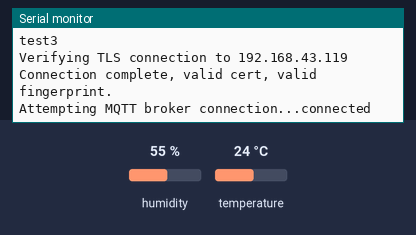
The sketch below on a simulated ESP8266 (NodeMCU). Parts: the last lines printed to the serial monitor. The inputs (shaded band) are chosen by the test bench; at power-on: humidity 55 %, temperature 24 °C. WiFi joins after 1.5 s; servers stay silent unless stated; no MQTT or app messages arrive unless stated.

Above: at 4.9 s.
5.0 s: humidity set to 22 %
At 6.6 s:
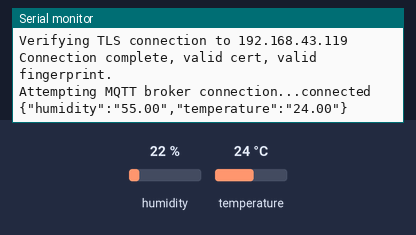
9.3 s: temperature set to 12 °C
At 10.3 s:
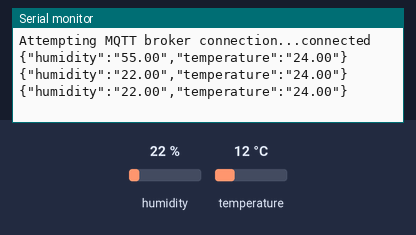
12.0 s: humidity set to 40 %
At 12.0 s:
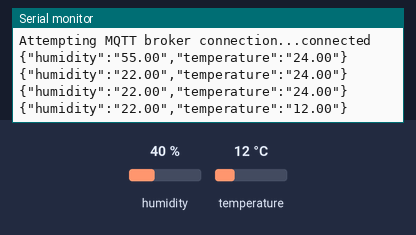
Timing chart, 0 to 15.0 s (numbered marks = the images above; inputs shaded):
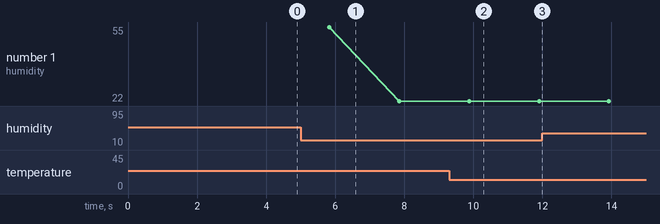

Measured:
- plotted number 1: 22 → 40 after the input at 12.0 s

The sketch:

dht_json_mqtt_23-july.ino
```cpp
#include <ESP8266WiFi.h>
#include <PubSubClient.h>
#include <ArduinoJson.h>


#include "DHT.h"        // including the library of DHT11 temperature and humidity sensor
#define DHTTYPE DHT11   // DHT 11
#define dht_dpin D4
DHT dht(dht_dpin, DHTTYPE);


#define SERIAL_DEBUG

const char caCert[] PROGMEM = R"EOF(
-----BEGIN EC PRIVATE KEY-----
MIHcAgEBBEIB9XIF0flLcjauBZbIpjq0l7c1fDwuMsoBltzibNuhLZcoeFlpuF4t
ZGC4dAdfqdFcfo25hw4Qr+iIaeNLm/hS2xGgBwYFK4EEACOhgYkDgYYABACstLK4
eKApdOYUl0vy2x10311lzQ4taOW77Y0LmRQ1p1tj7luh5Bvm2GFFbQNaM/dyk44K
TVmg0VEq0510blsHVAAeD2dXZPy3F9YEzIwCfTeO+5csMpCsrigi5ryXI2UXSnvX
933F4LoZwnuWYzsA8Ze1cWJz98LmrT6d2kDzHpNWMQ==
-----END EC PRIVATE KEY-----
)EOF";

const uint8_t mqttCertFingerprint[] = {0xAE,0x8F,0x15,0x77,0xA4,0x6C,0xD0,0x01,0x18,0x7E,0xE7,0x9A,0x16,0xED,0xF6,0x43,0xCD,0xDD,0x9B,0xC4};

X509List caCertX509(caCert);
WiFiClientSecure espClient;
PubSubClient mqttClient(espClient);

long lastMsg = 0;
char msg[50];
int value = 0;

String clientId = "ESP8266Client-";
//#ifdef TLS_DEBUG
/* verifytls()
 *  Test WiFiClientSecure connection using supplied cert and fingerprint
 */
bool verifytls() {
  Serial.println("test3");
bool success = false;

#ifdef SERIAL_DEBUG
  Serial.print("Verifying TLS connection to ");
  Serial.println("192.168.43.119");
#endif

  success = espClient.connect("192.168.43.119", 12345);

#ifdef SERIAL_DEBUG
  if (success) {
    Serial.println("Connection complete, valid cert, valid fingerprint.");
  }
  else {
    Serial.println("Connection failed!");
  }
#endif

  return (success);
}
//#endif


void reconnect() {
  /* Loop until we're reconnected */
  while (!mqttClient.connected()) {
#ifdef SERIAL_DEBUG
    Serial.print("Attempting MQTT broker connection...");
#endif
    /* Attempt to connect */
    if (mqttClient.connect(clientId.c_str())) {
#ifdef SERIAL_DEBUG
      Serial.println("connected");
#endif
      /* Once connected, resubscribe */
      mqttClient.subscribe("abc");
    }
    else {
#ifdef SERIAL_DEBUG
      Serial.print("Failed, rc=");
      Serial.print(mqttClient.state());
      Serial.println(". Trying again in 5 seconds...");
#endif
      /* Wait 5 seconds between retries */
      delay(5000);
    }
  }
}


void setup()
{


   dht.begin();
  Serial.begin(9600);
  Serial.println("Humidity and temperature\n\n");
   delay(2000);

   /* Set board's GPIO pins as an outputs */

#ifdef SERIAL_DEBUG
  /* Initialize serial output for debug */
  Serial.setDebugOutput(true);
  //Serial.begin(9600, SERIAL_8N1);
  Serial.println();
#endif

  /*  Connect to local WiFi access point */
  WiFi.mode(WIFI_STA);
  WiFi.begin("ASUS", "12345678");

#ifdef SERIAL_DEBUG
  Serial.print("Connecting");
#endif
  while (WiFi.status() != WL_CONNECTED)
  {
    delay(500);
#ifdef SERIAL_DEBUG
    Serial.print(".");
#endif
  }
#ifdef SERIAL_DEBUG
  /* When WiFi connection is complete, debug log connection info */
  Serial.println();
  Serial.print("Connected, IP address: ");
  Serial.println(WiFi.localIP());
#endif
espClient.setTrustAnchors(&caCertX509);
espClient.allowSelfSignedCerts();
espClient.setFingerprint(mqttCertFingerprint);
//#ifdef TLS_DEBUG
verifytls();

//#endif
mqttClient.setServer("192.168.43.119",12345);

}

void loop()
{
  /* Main loop. Attempt to re-connect to MQTT broker if connection drops, and service the mqttClient task. */
  if(!mqttClient.connected()) {
    reconnect();
  }
  mqttClient.loop();
    long now = millis();

    float h = dht.readHumidity();
    float t = dht.readTemperature();
    delay(2000);


  String hum= String(h);
  String temp= String(t);


  StaticJsonBuffer<300> JSONbuffer;
  JsonObject& JSONencoder = JSONbuffer.createObject();
  //JSONencoder["idx"] = 11;
  JSONencoder["humidity"] =hum;
  JSONencoder["temperature"] = temp;


  char JSONmessageBuffer[100];
  JSONencoder.printTo(JSONmessageBuffer, sizeof(JSONmessageBuffer));
  mqttClient.publish("outTopic",JSONmessageBuffer,false);
  Serial.println(JSONmessageBuffer);


}
```
